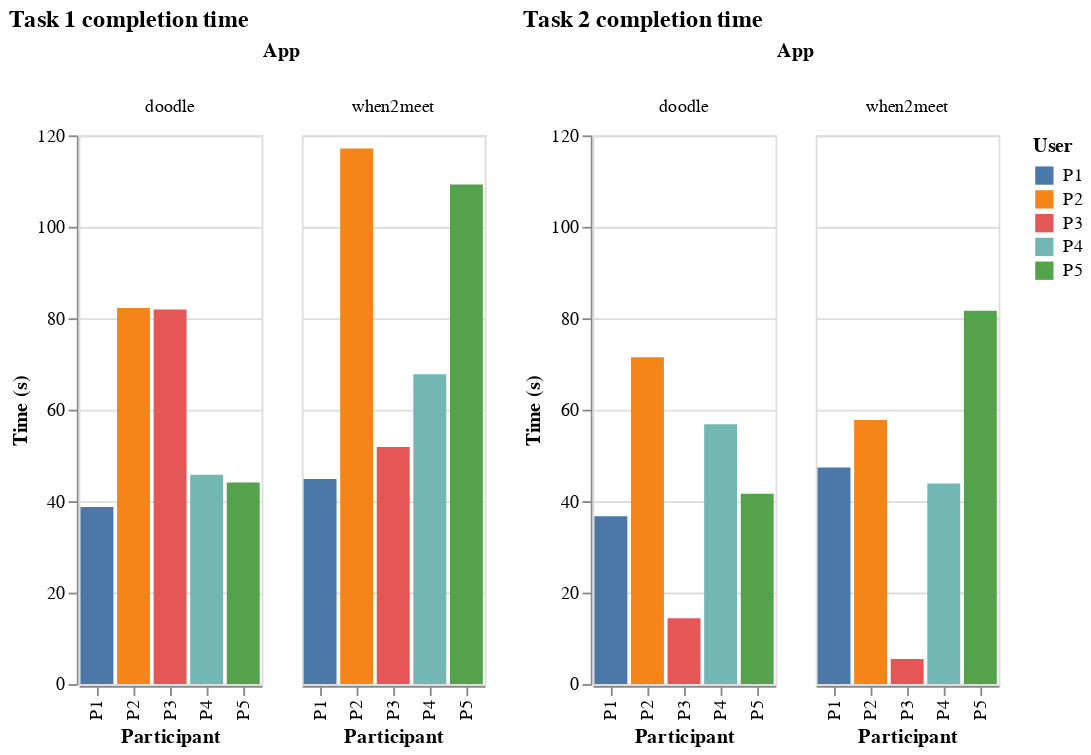

Notebook code for this chart:
### Code cell
t1_chart = alt.Chart(t1_df).mark_bar().encode(
    x=alt.X('user:N', title='Participant'),
    y=alt.Y('time_s:Q', title='Time (s)', scale=alt.Scale(domain=[0, 120])),
    column=alt.Column('app:N', title='App'),
    color=alt.Color('user:N', title='User')
).properties(
 title='Task 1 completion time'   
)
t2_chart = alt.Chart(t2_df).mark_bar().encode(
    x=alt.X('user:N', title='Participant'),
    y=alt.Y('time_s:Q', title='Time (s)', scale=alt.Scale(domain=[0, 120])),
    column=alt.Column('app:N', title='App'),
    color=alt.Color('user:N', title='User')
).properties(
 title='Task 2 completion time'   
)
t1_chart | t2_chart

### Figure 1 — Vega-Lite specification as saved in the notebook (floating-point values rounded to 4 significant figures)
{"config": {"view": {"continuousWidth": 400, "continuousHeight": 300}}, "hconcat": [{"data": {"name": "data-5b813404328e9bdbae9e882d47208a6b"}, "mark": "bar", "encoding": {"color": {"type": "nominal", "field": "user", "title": "User"}, "column": {"type": "nominal", "field": "app", "title": "App"}, "x": {"type": "nominal", "field": "user", "title": "Participant"}, "y": {"type": "quantitative", "field": "time_s", "scale": {"domain": [0, 120]}, "title": "Time (s)"}}, "title": "Task 1 completion time"}, {"data": {"name": "data-69034558e31c6437b03bdb98471eb5f7"}, "mark": "bar", "encoding": {"color": {"type": "nominal", "field": "user", "title": "User"}, "column": {"type": "nominal", "field": "app", "title": "App"}, "x": {"type": "nominal", "field": "user", "title": "Participant"}, "y": {"type": "quantitative", "field": "time_s", "scale": {"domain": [0, 120]}, "title": "Time (s)"}}, "title": "Task 2 completion time"}], "$schema": "https://vega.github.io/schema/vega-lite/v4.8.1.json", "datasets": {"data-5b813404328e9bdbae9e882d47208a6b": [{"user": "P1", "app": "when2meet", "task": "T1", "week": "W2", "time": 44858, "timeUnit": "ms", "timeString": "44 seconds", "accuracy": 1.0, "num_selections": 61.0, "time_s": 44.86}, {"user": "P1", "app": "doodle", "task": "T1", "week": "W1", "time": 38701, "timeUnit": "ms", "timeString": "38 seconds", "accuracy": 1.0, "num_selections": 5.0, "time_s": 38.7}, {"user": "P2", "app": "when2meet", "task": "T1", "week": "W1", "time": 117129, "timeUnit": "ms", "timeString": "117 seconds", "accuracy": 0.4483, "num_selections": 26.0, "time_s": 117.1}, {"user": "P2", "app": "doodle", "task": "T1", "week": "W2", "time": 82263, "timeUnit": "ms", "timeString": "82 seconds", "accuracy": 1.0, "num_selections": 3.0, "time_s": 82.26}, {"user": "P3", "app": "when2meet", "task": "T1", "week": "W2", "time": 51828, "timeUnit": "ms", "timeString": "51 seconds", "accuracy": 0.9508, "num_selections": 58.0, "time_s": 51.83}, {"user": "P3", "app": "doodle", "task": "T1", "week": "W1", "time": 81903, "timeUnit": "ms", "timeString": "81 seconds", "accuracy": 1.0, "num_selections": 5.0, "time_s": 81.9}, {"user": "P4", "app": "when2meet", "task": "T1", "week": "W1", "time": 67774, "timeUnit": "ms", "timeString": "67 seconds", "accuracy": 0.4483, "num_selections": 26.0, "time_s": 67.77}, {"user": "P4", "app": "doodle", "task": "T1", "week": "W2", "time": 45774, "timeUnit": "ms", "timeString": "45 seconds", "accuracy": 1.0, "num_selections": 3.0, "time_s": 45.77}, {"user": "P5", "app": "when2meet", "task": "T1", "week": "W2", "time": 109249, "timeUnit": "ms", "timeString": "109 seconds", "accuracy": 0.8689, "num_selections": 59.0, "time_s": 109.2}, {"user": "P5", "app": "doodle", "task": "T1", "week": "W1", "time": 44088, "timeUnit": "ms", "timeString": "44 seconds", "accuracy": 1.0, "num_selections": 5.0, "time_s": 44.09}], "data-69034558e31c6437b03bdb98471eb5f7": [{"user": "P1", "app": "when2meet", "task": "T2", "week": "W2", "time": 47341, "timeUnit": "ms", "timeString": "47 seconds", "accuracy": 0.0, "num_selections": 65.0, "time_s": 47.34}, {"user": "P1", "app": "doodle", "task": "T2", "week": "W1", "time": 36690, "timeUnit": "ms", "timeString": "36 seconds", "accuracy": 0.0, "num_selections": 2.0, "time_s": 36.69}, {"user": "P2", "app": "when2meet", "task": "T2", "week": "W1", "time": 57733, "timeUnit": "ms", "timeString": "57 seconds", "accuracy": 0.0, "num_selections": 10.0, "time_s": 57.73}, {"user": "P2", "app": "doodle", "task": "T2", "week": "W2", "time": 71448, "timeUnit": "ms", "timeString": "71 seconds", "accuracy": 0.0, "num_selections": 3.0, "time_s": 71.45}, {"user": "P3", "app": "when2meet", "task": "T2", "week": "W2", "time": 5467, "timeUnit": "ms", "timeString": "5 seconds", "accuracy": 0.0, "num_selections": 32.0, "time_s": 5.467}, {"user": "P3", "app": "doodle", "task": "T2", "week": "W1", "time": 14387, "timeUnit": "ms", "timeString": "14 seconds", "accuracy": 0.0, "num_selections": 3.0, "time_s": 14.39}, {"user": "P4", "app": "when2meet", "task": "T2", "week": "W1", "time": 43885, "timeUnit": "ms", "timeString": "43 seconds", "accuracy": 0.0, "num_selections": 13.0, "time_s": 43.88}, {"user": "P4", "app": "doodle", "task": "T2", "week": "W2", "time": 56829, "timeUnit": "ms", "timeString": "56 seconds", "accuracy": 0.0, "num_selections": 2.0, "time_s": 56.83}, {"user": "P5", "app": "when2meet", "task": "T2", "week": "W2", "time": 81642, "timeUnit": "ms", "timeString": "81 seconds", "accuracy": 0.0, "num_selections": 20.0, "time_s": 81.64}, {"user": "P5", "app": "doodle", "task": "T2", "week": "W1", "time": 41627, "timeUnit": "ms", "timeString": "41 seconds", "accuracy": 0.0, "num_selections": 2.0, "time_s": 41.63}]}}
